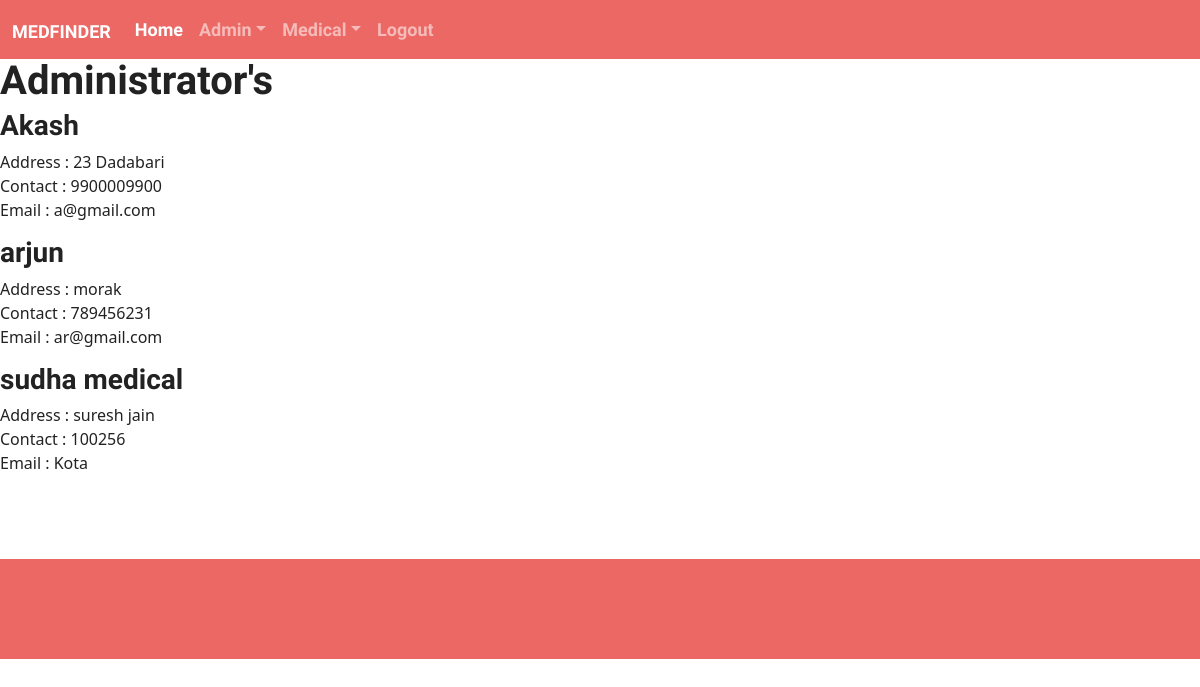
The app's page /show_admins/ (signed in) with its own data.
### app1/models.py (models this page shows, shortened)
class admindata(models.Model):
    email = models.CharField(max_length=100, primary_key=True)
    name= models.CharField(max_length=100)
    address = models.CharField(max_length=100)
    contact = models.CharField(max_length=100)

### app1/views.py (the view)
# urls.py: path('show_admins/',show_admins),
def show_admins(request):
    if request.session.has_key("usertype"):
        ut=request.session["usertype"]
        if ut=="admin":
            data=admindata.objects.all()
            return render(request,"ShowAdmins.html",{"records":data})
        else:
            return HttpResponseRedirect("../auth_error/")
    else:
        return HttpResponseRedirect("../auth_error/")

### app1/templates/ShowAdmins.html
{% extends 'B1.html' %}
{% load static %}
{% block m1 %}
<h1>Administrator's</h1>
{% if records %}
    {% for d in records %}
        <h3>{{d.name}}</h3>
        <p>
            Address : {{d.address}}<br/>
            Contact : {{d.contact}} <br/>
            Email : {{d.email}}
        </p>
    {% endfor %}
{% endif %}
{% endblock %}

### records on screen
admindata: name "Akash", address "23 Dadabari", contact "9900009900", email "a@gmail.com"
admindata: name "arjun", address "morak", contact "789456231", email "ar@gmail.com"
admindata: name "sudha medical", address "suresh jain", contact "100256", email "Kota"
